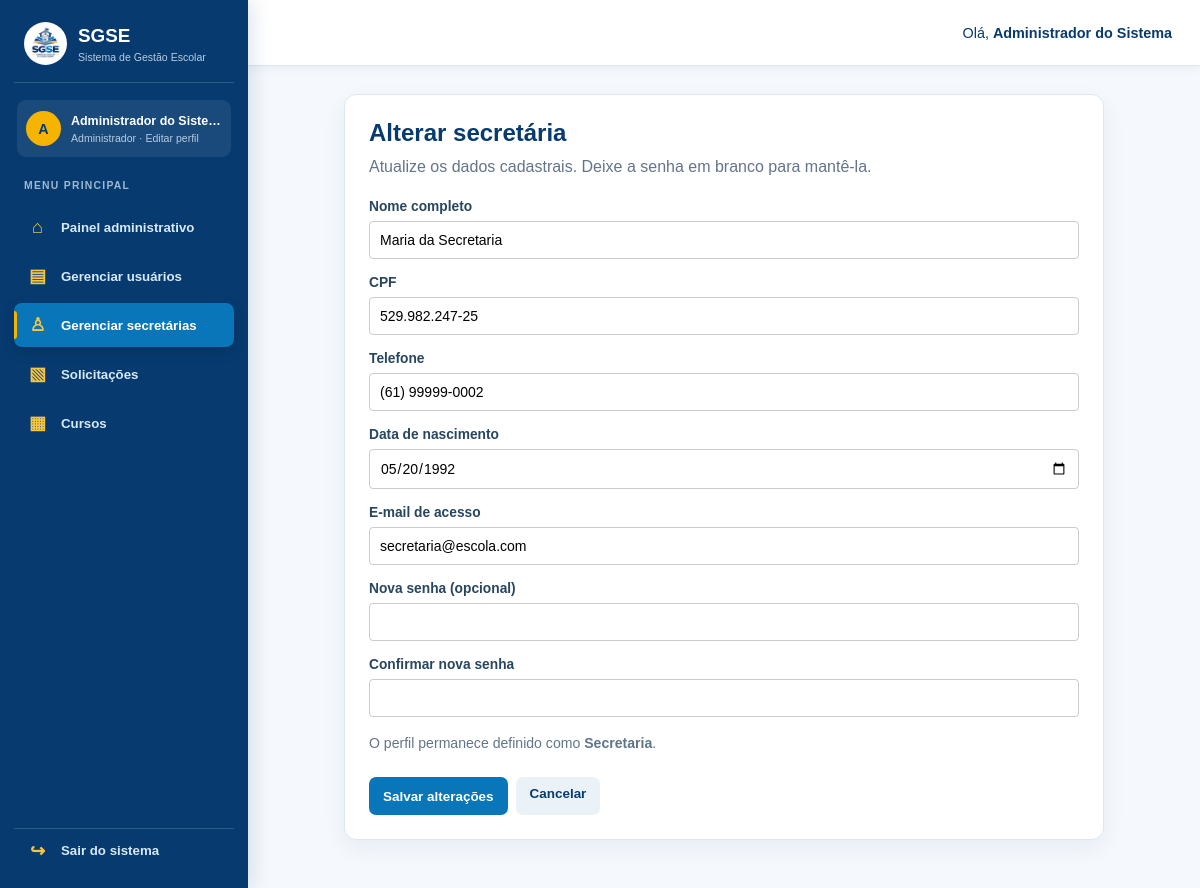
Screenshot of /view/admin/editar_secretaria.php?id=2 (signed in) with the database file from the repository.
### tables this page shows
CREATE TABLE usuarios (
    id_usuario INT AUTO_INCREMENT PRIMARY KEY,
    id_pessoa INT NOT NULL UNIQUE,
    id_perfil INT NOT NULL,
    email VARCHAR(100) NOT NULL UNIQUE,
    senha VARCHAR(255) NOT NULL,
    foto_perfil VARCHAR(255),
    cargo VARCHAR(100),
    setor VARCHAR(100),
    status ENUM('Ativo', 'Inativo') DEFAULT 'Ativo',
    criado_em TIMESTAMP DEFAULT CURRENT_TIMESTAMP,

    CONSTRAINT fk_usuario_pessoa
        FOREIGN KEY (id_pessoa)
        REFERENCES pessoas(id_pessoa)
        ON DELETE RESTRICT,

    CONSTRAINT fk_usuario_perfil
        FOREIGN KEY (id_perfil)
        REFERENCES perfis(id_perfil)
        ON DELETE RESTRICT
);

CREATE TABLE pessoas (
    id_pessoa INT AUTO_INCREMENT PRIMARY KEY,
    nome VARCHAR(100) NOT NULL,
    cpf VARCHAR(14) NOT NULL UNIQUE,
    telefone VARCHAR(20),
    data_nascimento DATE,
    criado_em TIMESTAMP DEFAULT CURRENT_TIMESTAMP
);

### model/dao/Conexao.php (called while the page is built, shortened)
<?php
if (!class_exists('Conexao')) {
    class Conexao {
        private static $instance = null;
        public static function getConexao() {
            if (!isset(self::$instance)) {
                $host     = "localhost";
                $dbname   = "secretaria_db";
                $usuario  = "root";
                $senha    = "";
                try {
                    self::$instance = new PDO(
                        "mysql:host={$host};dbname={$dbname};charset=utf8mb4",
                        $usuario,
                        $senha
                    );
                    self::$instance->setAttribute(PDO::ATTR_ERRMODE, PDO::ERRMODE_EXCEPTION);
                    self::$instance->setAttribute(PDO::ATTR_DEFAULT_FETCH_MODE, PDO::FETCH_ASSOC);
                } catch (PDOException $e) {
                    die("Erro na conexão com o banco de dados: " . $e->getMessage());
                }
            }
            return self::$instance;
        }
    }
}

### model/dao/UsuarioDAO.php (called while the page is built, shortened)
<?php
require_once __DIR__ . '/Conexao.php';
class UsuarioDAO {
    public function buscarSecretariaPorId(int $id): ?array {
        try {
            $stmt = Conexao::getConexao()->prepare(
                "SELECT u.id_usuario AS id, p.nome, p.cpf, p.telefone,
                        p.data_nascimento, u.email, u.status
                 FROM usuarios u
                 INNER JOIN pessoas p ON p.id_pessoa = u.id_pessoa
                 WHERE u.id_usuario = ? AND u.id_perfil = 2"
            );
            $stmt->execute([$id]);
            return $stmt->fetch(PDO::FETCH_ASSOC) ?: null;
        } catch (PDOException $e) {
            error_log('Erro ao consultar secretaria: ' . $e->getMessage());
            throw new RuntimeException('Não foi possível consultar a secretaria.', 0, $e);
        }
    }
}
?>

### controller/UsuarioController.php (called while the page is built, shortened)
<?php
require_once __DIR__ . '/../model/dao/UsuarioDAO.php';
class UsuarioController {
    public function buscarSecretariaPorId(int $id): ?array {
        return (new UsuarioDAO())->buscarSecretariaPorId($id);
    }
}
?>

### view/admin/editar_secretaria.php (the view, shortened to what this page needs)
<?php
require_once __DIR__ . '/../../model/dao/Conexao.php';
require_once __DIR__ . '/../../model/dao/UsuarioDAO.php';
require_once __DIR__ . '/../../controller/UsuarioController.php';
$id = filter_var($_GET['id'] ?? null, FILTER_VALIDATE_INT);
$secretaria = null;
if ($id && $id > 0) {
    try {
        $secretaria = (new UsuarioController())->buscarSecretariaPorId($id);
    } catch (RuntimeException $e) {
        $erroConsulta = true;
    }
}
include __DIR__ . '/../includes/topo.php';
?>
<div class="admin-workspace">
    <?php include __DIR__ . '/../includes/menu_administrativo.php'; ?>
    <div class="admin-workspace-content">
        <?php if ($secretaria): ?>
            <section class="secretary-form-card card">
                <header>
                    <h1>Alterar secretária</h1>
                    <p>Atualize os dados cadastrais. Deixe a senha em branco para mantê-la.</p>
                </header>
                <form action="../../controller/UsuarioController.php" method="POST" class="secretary-form">
                    <label for="nome">Nome completo</label>
                    <input type="text" id="nome" name="nome" maxlength="100" value="<?= htmlspecialchars($secretaria['nome'], ENT_QUOTES, 'UTF-8') ?>" required>
                    <label for="cpf">CPF</label>
                    <input type="text" id="cpf" name="cpf" maxlength="14" inputmode="numeric" value="<?= htmlspecialchars($secretaria['cpf'], ENT_QUOTES, 'UTF-8') ?>" required>
                    <label for="telefone">Telefone</label>
                    <input type="tel" id="telefone" name="telefone" maxlength="20" value="<?= htmlspecialchars($secretaria['telefone'] ?? '', ENT_QUOTES, 'UTF-8') ?>" required>
                    <label for="data_nascimento">Data de nascimento</label>
                    <input type="date" id="data_nascimento" name="data_nascimento" max="<?= date('Y-m-d') ?>" value="<?= htmlspecialchars($secretaria['data_nascimento'] ?? '', ENT_QUOTES, 'UTF-8') ?>" required>
                    <label for="email">E-mail de acesso</label>
                    <input type="email" id="email" name="email" maxlength="100" value="<?= htmlspecialchars($secretaria['email'], ENT_QUOTES, 'UTF-8') ?>" required>
                    <label for="senha">Nova senha (opcional)</label>
                    <input type="password" id="senha" name="senha" autocomplete="new-password">
                    <label for="confirmar_senha">Confirmar nova senha</label>
                    <input type="password" id="confirmar_senha" name="confirmar_senha" autocomplete="new-password">
                    <p class="secretary-role-note">O perfil permanece definido como <strong>Secretaria</strong>.</p>
                    <div class="secretary-form-actions">
                        <button type="submit" name="btn_atualizar_secretaria">Salvar alterações</button>
                        <a class="btn secretary-secondary-button" href="secretarias.php?ver=<?= (int)$secretaria['id'] ?>">Cancelar</a>
                    </div>
                </form>
            </section>
        <?php endif; ?>
    </div>
</div>
</main>
</body>
</html>

### assets/css/estilo.css (style rules this page uses)
* { margin: 0; padding: 0; box-sizing: border-box; font-family: Arial, Helvetica, sans-serif; }
body { background-color: #f4f6f9; color: #333; padding: 20px; display: flex; flex-direction: column; align-items: center; }
h1, h2, h3 { margin-bottom: 20px; color: #2c3e50; text-align: center; }
form { background-color: #ffffff; padding: 25px; border-radius: 8px; box-shadow: 0 4px 6px rgba(0, 0, 0, 0.1); width: 100%; max-width: 400px; margin-bottom: 15px; }
input, select { width: 100%; padding: 10px; margin-bottom: 15px; border: 1px solid #ccc; border-radius: 4px; font-size: 14px; }
button, .btn { background-color: #3498db; color: white; border: none; padding: 8px 14px; font-size: 13px; border-radius: 4px; cursor: pointer; transition: background-color 0.2s ease; text-decoration: none; display: inline-block; }
:root { --slate: #263b43; --petroleo: #286b6b; --petroleo-dark: #1f5558; --terracota: #c96852; --terracota-dark: #a95140; --areia: #f5f2ec; --branco: #ffffff; }
:root { --grafite: #303638; --grafite-soft: #5f6969; --oliva: #65745b; --oliva-dark: #4f5d48; --creme: #f4f3ee; }
:root { --sistema-fundo: #f4f5f5; --sistema-branco: #ffffff; --sistema-texto: #30383c; --sistema-suave: #687377; --sistema-acento: #426b78; --sistema-acento-dark: #31525d; }
:root { --escola-azul-marinho: #073b70; --escola-azul: #0876b9; --escola-azul-escuro: #05568f; --escola-dourado: #946600; --escola-dourado-vivo: #f5b400; --escola-fundo: #f5f8fc; }
:root { --admin-sidebar-width: 248px; --admin-azul-marinho: #073b70; --admin-azul: #0876b9; --admin-dourado: #f5b400; }
body.manager-body { display: block; min-height: 100vh; padding: 0; background: #f5f8fc; }
.manager-body .admin-workspace, .manager-body .admin-workspace-content { width: 100%; min-width: 0; }
.secretary-management-header h1, .secretary-form-card h1, .secretary-detail h2, .secretary-list h2 { margin: 0 0 8px; color: var(--admin-azul-marinho); text-align: left; }
.secretary-management-header p, .secretary-form-card header p { color: #64748b; line-height: 1.5; }
.secretary-management .card, .secretary-form-card.card { display: block; width: 100%; max-width: none; margin: 0 0 20px; padding: 24px; background: #ffffff; border: 1px solid #dce7f0; border-radius: 12px; box-shadow: 0 8px 24px rgba(7, 59, 112, 0.06); }
.secretary-actions, .secretary-form-actions { display: flex; flex-wrap: wrap; align-items: center; gap: 8px; }
.secretary-management .btn, .secretary-management button, .secretary-form-card .btn, .secretary-form-card button { min-height: 38px; padding: 9px 14px; color: #ffffff; background: var(--admin-azul); border: 0; border-radius: 7px; cursor: pointer; font-size: 0.84rem; font-weight: 700; text-decoration: none; }
.secretary-management .secretary-secondary-button, .secretary-form-card .secretary-secondary-button { color: var(--admin-azul-marinho); background: #eaf2f8; }
.secretary-search label, .secretary-form label { display: block; margin: 0 0 7px; color: #28465f; font-size: 0.86rem; font-weight: 700; }
.secretary-form-card { width: min(100%, 760px) !important; margin: 0 auto !important; }
.secretary-form-card header { margin-bottom: 20px; }
.secretary-form { width: 100%; max-width: none; margin: 0; padding: 0; background: transparent; box-shadow: none; }
.secretary-form input { margin: 0 0 16px; }
.secretary-role-note { margin: 2px 0 18px; color: #61758a; font-size: 0.88rem; }
.secretary-form-actions { padding-top: 8px; }
:root { --sistema-fundo: #f2f5f7; --sistema-branco: #ffffff; --sistema-texto: #263746; --sistema-suave: #667681; --sistema-acento: #356b86; --sistema-acento-dark: #274f65; }

### assets/css/estilo_topo.css (style rules this page uses)
body { margin: 0; padding: 0; }

### rows the page displays
usuarios: nome "Maria da Secretaria", cpf "529.982.247-25", telefone "(61) 99999-0002", data_nascimento "05/20/1992", email "secretaria@escola.com"

### other values shown
$_SESSION['usuario_nome'] "Administrador do Sistema"
mb_strtoupper(mb_substr($nomeUsuarioMenu, 0, 1, 'UTF-8'), 'UTF-8') "A"
$nomeUsuarioMenu "Administrador do Siste…"
$nomePerfilMenu "Administrador"
